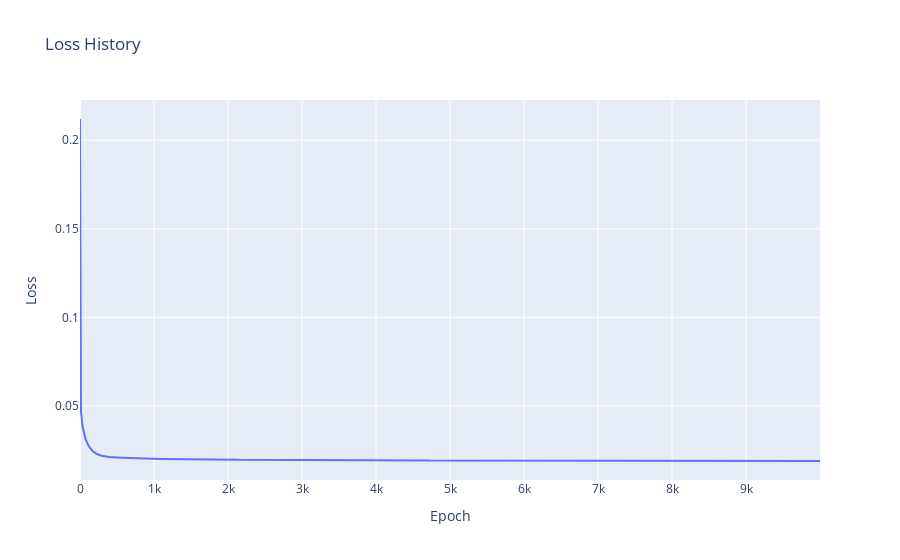

The notebook cell this image was saved under:
### Code cell
fig = go.Figure()
fig.add_trace(go.Scatter(y=history))
fig.update_layout(
    title="Loss History",
    xaxis_title="Epoch",
    yaxis_title="Loss"
)
fig.show()

### Figure 1 — Plotly figure (JSON) as saved in the notebook; plotly's stock layout.template omitted (floating-point values rounded to 4 significant figures; data arrays with more than 128 entries replaced by an {"elided": "..."} marker saying what was removed)
{"data": [{"type": "scatter", "y": {"elided": "10000 float values"}}], "layout": {"title": {"text": "Loss History"}, "xaxis": {"title": {"text": "Epoch"}}, "yaxis": {"title": {"text": "Loss"}}}}
